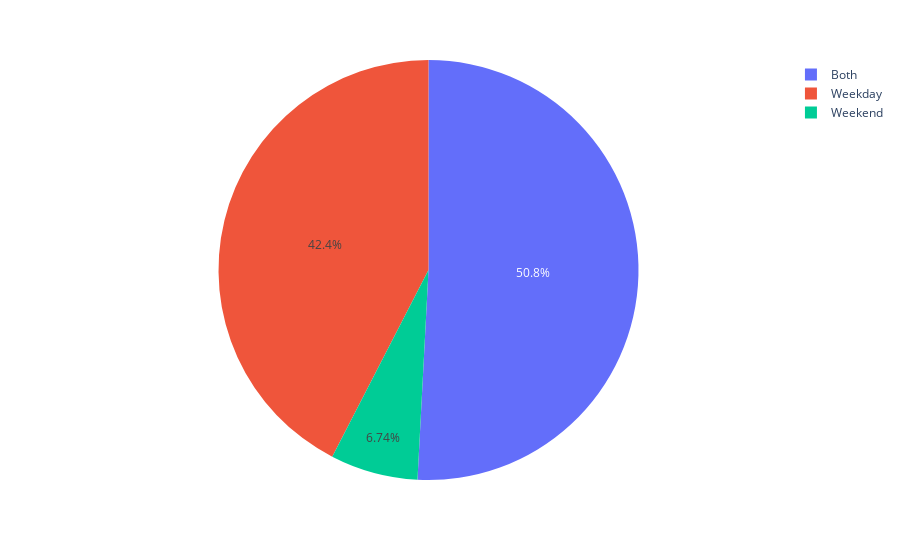

Notebook code for this chart:
### Code cell
# Create pie chart
fig = px.pie(night_type_pd, values="count", names="night_type")
fig.show()

### Figure 1 — Plotly figure (JSON) as saved in the notebook; plotly's stock layout.template omitted (floating-point values rounded to 4 significant figures)
{"data": [{"domain": {"x": [0, 1], "y": [0, 1]}, "hovertemplate": "night_type=%{label}<br>count=%{value}<extra></extra>", "labels": ["Both", "Weekday", "Weekend"], "legendgroup": "", "name": "", "showlegend": true, "type": "pie", "values": [37238, 31075, 4940]}], "layout": {"legend": {"tracegroupgap": 0}, "margin": {"t": 60}}}
